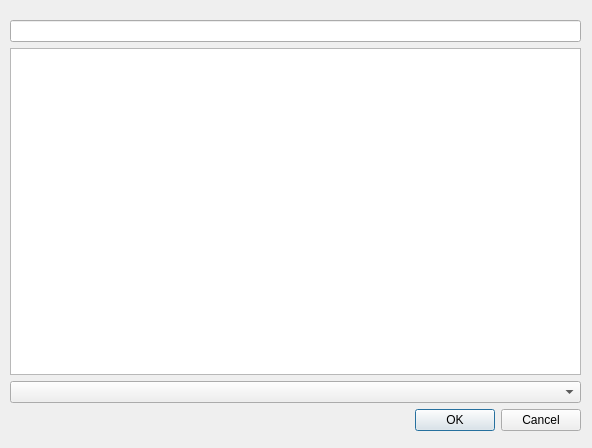
<?xml version="1.0" encoding="UTF-8"?>
<ui version="4.0">
 <class>FileSystemDialog</class>
 <widget class="QDialog" name="FileSystemDialog">
  <property name="geometry">
   <rect>
    <x>0</x>
    <y>0</y>
    <width>592</width>
    <height>448</height>
   </rect>
  </property>
  <property name="windowTitle">
   <string>Dialog</string>
  </property>
  <widget class="QWidget" name="">
   <property name="geometry">
    <rect>
     <x>10</x>
     <y>20</y>
     <width>571</width>
     <height>411</height>
    </rect>
   </property>
   <layout class="QVBoxLayout" name="verticalLayout">
    <item>
     <widget class="QLineEdit" name="lineEdit"/>
    </item>
    <item>
     <widget class="QTreeView" name="treeView"/>
    </item>
    <item>
     <widget class="QComboBox" name="comboBox"/>
    </item>
    <item>
     <widget class="QDialogButtonBox" name="buttonBox">
      <property name="orientation">
       <enum>Qt::Horizontal</enum>
      </property>
      <property name="standardButtons">
       <set>QDialogButtonBox::Cancel|QDialogButtonBox::Ok</set>
      </property>
     </widget>
    </item>
   </layout>
  </widget>
 </widget>
 <resources/>
 <connections>
  <connection>
   <sender>buttonBox</sender>
   <signal>accepted()</signal>
   <receiver>FileSystemDialog</receiver>
   <slot>accept()</slot>
   <hints>
    <hint type="sourcelabel">
     <x>248</x>
     <y>254</y>
    </hint>
    <hint type="destinationlabel">
     <x>157</x>
     <y>274</y>
    </hint>
   </hints>
  </connection>
  <connection>
   <sender>buttonBox</sender>
   <signal>rejected()</signal>
   <receiver>FileSystemDialog</receiver>
   <slot>reject()</slot>
   <hints>
    <hint type="sourcelabel">
     <x>316</x>
     <y>260</y>
    </hint>
    <hint type="destinationlabel">
     <x>286</x>
     <y>274</y>
    </hint>
   </hints>
  </connection>
 </connections>
</ui>
